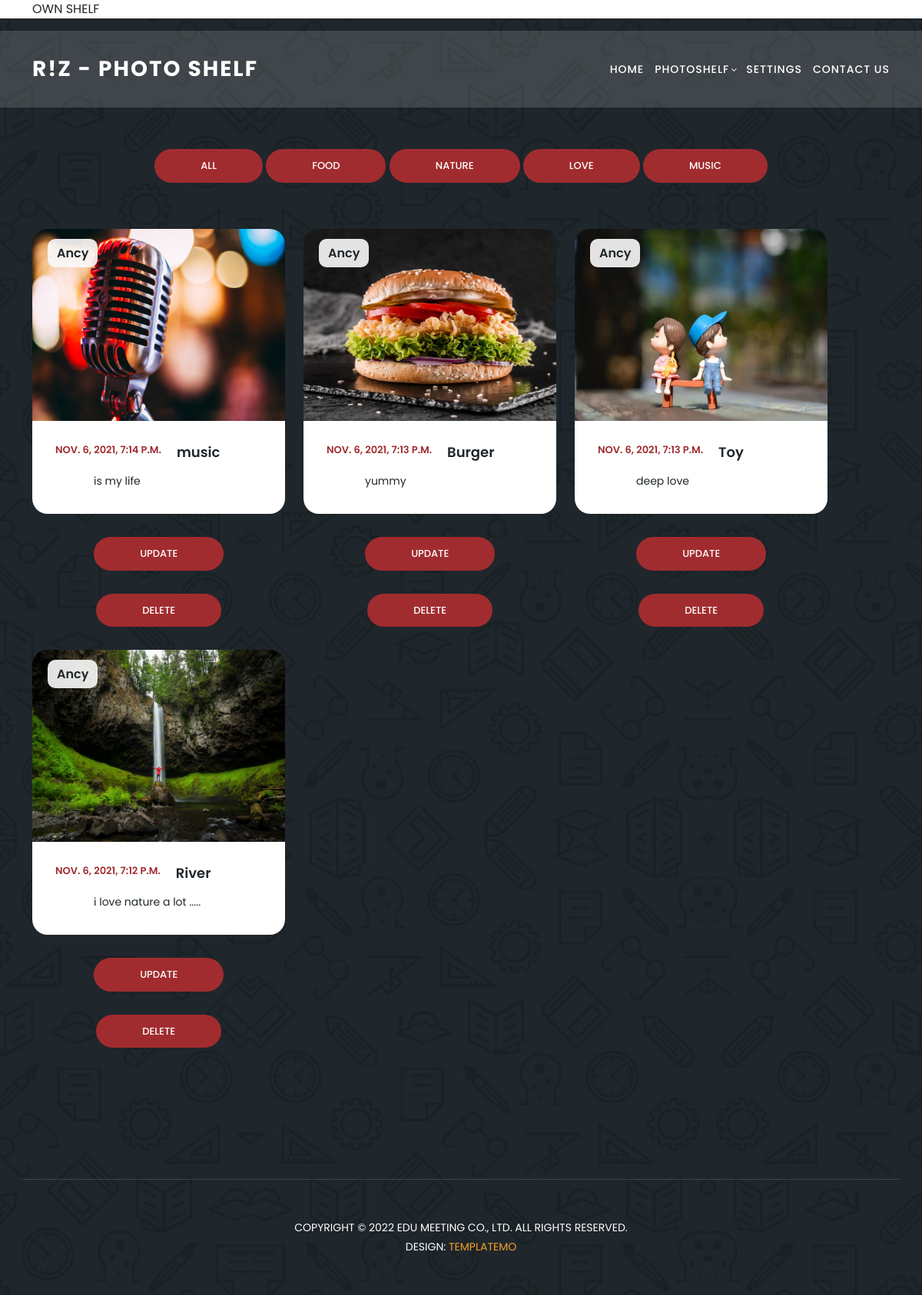
The page /photo/ (signed in) on the database its author committed.
### PhotoApp/models.py (models this page shows, shortened)
class Photo(models.Model):
    Title = models.CharField(max_length=200)
    Location = models.CharField(max_length=200)
    Image = models.ImageField(upload_to='picture')
    Description=models.TextField()
    Date= models.DateTimeField(auto_now_add=True)
    Owner=models.ForeignKey(User,on_delete=models.CASCADE)
    Visibility = models.CharField(max_length=200)
    Category = models.CharField(max_length=200)

### PhotoApp/views.py (the view)
# urls.py: path('photo/',views.photo,name='photo'),
@login_required()
def photo(request):
    obj = Photo.objects.filter(Owner_id=request.user).order_by('-Date')
    paginator = Paginator(obj, 6)
    try:
        page = int(request.GET.get('page', '1'))
    except:
        page = 1
    try:
        pg = paginator.page(page)
    except(EmptyPage, InvalidPage):
        pg = paginator.page(paginator)
    return render(request, 'aphoto.html', {'obj': obj, 'ct': cat, 'pg': pg})

### Templates/aphoto.html (shortened to what this page needs)
{% extends 'base.html' %}
{% block content %}
  <section>
    <div class="container">
      <div class="row">
        <div class="col-lg-12">
         OWN SHELF
        </div>
      </div>
    </div>
  </section>
  <section class="meetings-page" id="meetings">
    <div class="container">
      <div class="row">
        <div class="col-lg-12">
          <div class="row">
            <div class="col-lg-12">
              <div class="filters">
                 <div class="main-button-red">
                  <div>
                    <a href="{% url 'photo' %}">ALL</a>
                  <a href="{% url 'hat' 'Food' %}">FOOD</a>
                      <a href="{% url 'hat' 'Nature' %}">NATURE</a>
                      <a href="{% url 'hat' 'Love' %}">LOVE</a>
                      <a href="{% url 'hat' 'Music' %}">MUSIC</a>
                </div>
              </div>
              </div>
            </div>
            <div class="col-lg-12">
              <div class="row grid">
 {% for i in pg.object_list %}
                <div class="ol-lg-4 templatemo-item-col all att soon">
                  <div class="meeting-item">
                    <div class="thumb">
                      <div class="price">
                        <span>{{i.Owner.username}}</span>
                      </div>
                      <a href="{% url 'dphoto' i.id %}"><img src="{{i.Image.url}}" alt="" height="250px" width="250px"></a>
                    </div>
                    <div class="down-content">
                    <div class="date">
                        <h6>{{i.Date}}</h6>
                      </div>
                      <div>
                      <a href="{% url 'dphoto' i.id %}"><h4>{{i.Title}}</h4></a>
                      <p>{{i.Description|truncatewords:10}}<br></p>
                        </div>
                </div>
  <div class="main-button-red">
                                <a href="{% url 'update' i.id %}">UPDATE</a>
                                <a href="{% url 'delete' i.id %}">DELETE</a>
                             </div>
              </div>
            </div>
                  {% endfor %}
            <div class="col-lg-12">
              <div class="pagination">
                <ul>
                     {% for p in pg.paginator.page_range %}
                                <a href="?page={{p}}" class="btn btn-warning"
                                   {% if pg.number == p %}
                                   active
                                   {% endif %}>
                                            {{p}}</a>
                                            {% endfor %}
                </ul>
              </div>
            </div>
          </div>
        </div>
      </div>
    </div>
    <div class="footer">
      <p>Copyright © 2022 Edu Meeting Co., Ltd. All Rights Reserved.
          <br>Design: <a href="https://templatemo.com/page/1" target="_parent" title="website templates">TemplateMo</a></p>
    </div>
  </section>
{% endblock %}

### Templates/base.html (shortened to what this page needs)
{% load static %}
<!DOCTYPE html>
<html lang="en">
  <head>
    <link href="{% static 'vendor/bootstrap/css/bootstrap.min.css' %}" rel="stylesheet">
    <link rel="stylesheet" href="{% static 'assets/css/fontawesome.css' %}">
    <link rel="stylesheet" href="{% static 'assets/css/templatemo-edu-meeting.css' %}">
    <link rel="stylesheet" href="{% static 'assets/css/owl.css' %}">
    <link rel="stylesheet" href="{% static 'assets/css/lightbox.css' %}">
  </head>
<body>
  <header class="header-area header-sticky">
      <div class="container">
          <div class="row">
              <div class="col-12">
                  <nav class="main-nav">
                      <a href="{% url 'home' %}" class="logo">
                          R!Z - PHOTO SHELF
                      </a>
                      <ul class="nav">
                          <li><a href="{% url 'home' %}">Home</a></li>
                          <li class="has-sub">
                              <a href="javascript:void(0)">PhotoShelf</a>
                          </li>
                          <li><a href="{% url 'update' %}">Settings</a></li>
                          <li class="scroll-to-section"><a href="#contact">Contact Us</a></li>
                      </ul>
                  </nav>
              </div>
          </div>
      </div>
  </header>
{% block content%}
      {% endblock%}
</body>
</body>
</html>

### rows shown on the page
Photo: Owner.username "Ancy", Image (picture), Date "NOV. 6, 2021, 7:14 P.M.", Title "music", Description "is my life"
Photo: Owner.username "Ancy", Image (picture), Date "NOV. 6, 2021, 7:13 P.M.", Title "Burger", Description "yummy"
Photo: Owner.username "Ancy", Image (picture), Date "NOV. 6, 2021, 7:13 P.M.", Title "Toy", Description "deep love"
Photo: Owner.username "Ancy", Image (picture), Date "NOV. 6, 2021, 7:12 P.M.", Title "River", Description "i love nature a lot ....."
